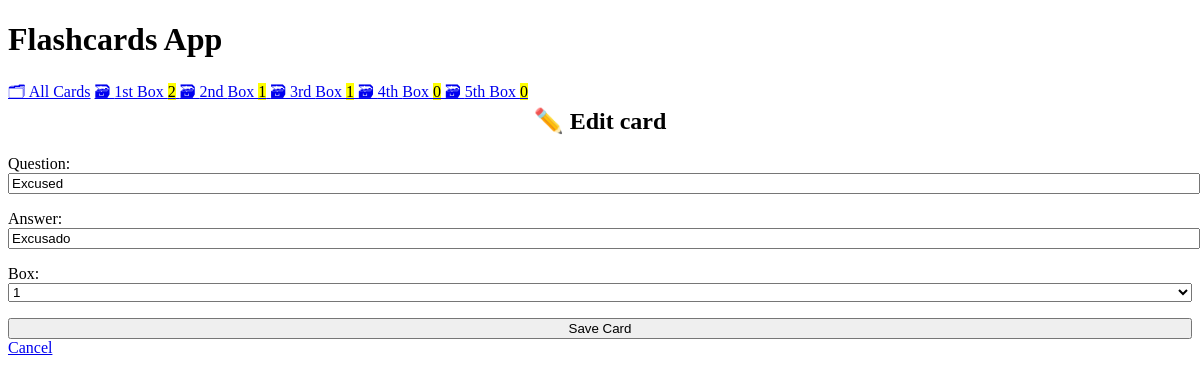
The app's page /edit/4 with its own data.
### cards/models.py (models this page shows, shortened)
class Card(models.Model):
    question = models.CharField(max_length=100)
    answer = models.CharField(max_length=100)
    box = models.IntegerField(choices=zip(BOXES,BOXES), default=BOXES[0],)
    date_created = models.DateTimeField(auto_now_add=True)

### cards/views.py (the view)
# urls.py: path("edit/<int:pk>", views.CardUpdateView.as_view(), name='card-update'),
class CardUpdateView(CardCreateView, UpdateView):
    success_url = reverse_lazy('card-list')

### cards/templatetags/cards_tags.py (called while the page is built)
@register.inclusion_tag("cards/box_links.html")
def boxes_as_links():
    boxes = []
    for box_num in BOXES:
        card_count = Card.objects.filter(box=box_num).count()
        boxes.append({
            "number": box_num,
            "card_count": card_count
            })
    return {"boxes": boxes}

### cards/templates/cards/card_form.html (shortened to what this page needs)
{% extends 'cards/base.html' %}
{% block content %}
    {% if card %}
        <h2>✏️ Edit card </h2>
    {% else %}
        <h2>✨ Create New Card</h2>
    {% endif %}
    <form method="post">
        {{ form.as_p }}
        <input type="submit" value="Save Card">
    </form>
    <a href="{% url 'card-list' %}">Cancel</a>
{%  endblock content %}

### cards/templates/cards/base.html (style rules this page uses)
:root { --accent: #6e48ad; --accent-bg: white; --bg: #fff; --text: #212121; --text-light: #585858; --border: #d8dae1; --code: #d81b60; --preformatted: #444; }
h2 { text-align: center; }
h2, h4 { margin-top: 0; }
input, select, textarea { width: 100%; }

### records on screen
Card: question "Excused", answer "Excusado", box "1"

### other values on screen
{{ box.number | ordinal }} "1st" "2nd" "3rd" "4th" "5th"
{{ box.card_count }} "2" "1" "1" "0" "0"
